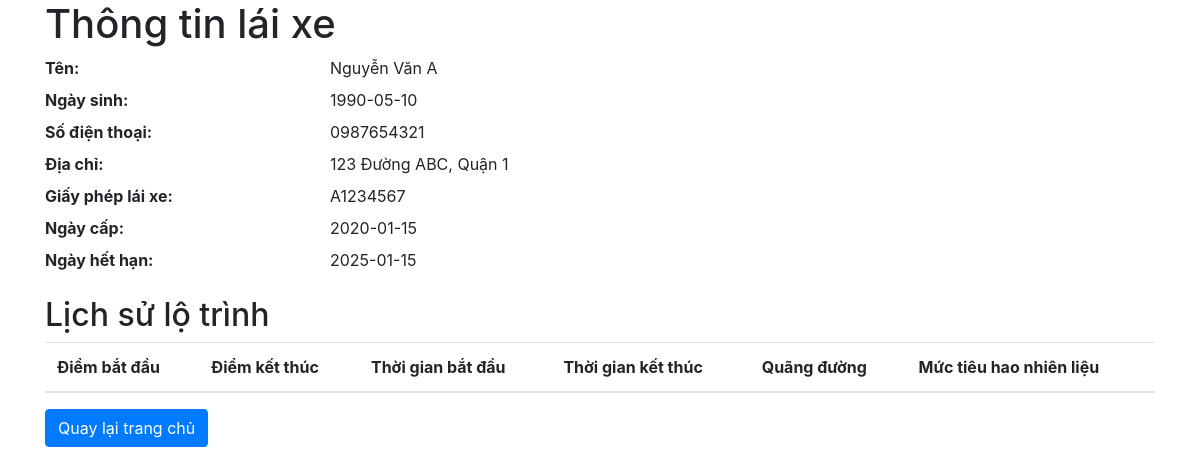
Page /driver/4 on the committed database.
### tables this page shows
CREATE TABLE drivers (
    id INTEGER PRIMARY KEY AUTOINCREMENT,
    name TEXT NOT NULL,
    birthdate DATE,
    phone TEXT,
    address TEXT,
    license_number TEXT,
    license_issued_date DATE,
    license_expiry_date DATE
);

### app.py (the view)
@app.route('/driver/<int:driver_id>')
def driver_detail(driver_id):
    conn = get_db_connection()
    driver = conn.execute('SELECT * FROM drivers WHERE id =?', (driver_id,)).fetchone()
    routes = conn.execute('SELECT * FROM routes WHERE driver_id =?', (driver_id,)).fetchall()
    conn.close()
    return render_template('driver_detail.html', driver=driver, routes=routes)

### app.py (called while the page is built)
def get_db_connection():
    conn = sqlite3.connect('database.db')
    conn.row_factory = sqlite3.Row
    return conn

### templates/driver_detail.html (shortened to what this page needs)
<!DOCTYPE html>
<html>
<head>
    <link rel="stylesheet" href="https://stackpath.bootstrapcdn.com/bootstrap/4.5.2/css/bootstrap.min.css">
</head>
<body>
    <div class="container">
        <h1>Thông tin lái xe</h1>
        <dl class="row">
            <dt class="col-sm-3">Tên:</dt>
            <dd class="col-sm-9">{{ driver['name'] }}</dd>
            <dt class="col-sm-3">Ngày sinh:</dt>
            <dd class="col-sm-9">{{ driver['birthdate'] }}</dd>
            <dt class="col-sm-3">Số điện thoại:</dt>
            <dd class="col-sm-9">{{ driver['phone'] }}</dd>
            <dt class="col-sm-3">Địa chỉ:</dt>
            <dd class="col-sm-9">{{ driver['address'] }}</dd>
            <dt class="col-sm-3">Giấy phép lái xe:</dt>
            <dd class="col-sm-9">{{ driver['license_number'] }}</dd>
            <dt class="col-sm-3">Ngày cấp:</dt>
            <dd class="col-sm-9">{{ driver['license_issued_date'] }}</dd>
            <dt class="col-sm-3">Ngày hết hạn:</dt>
            <dd class="col-sm-9">{{ driver['license_expiry_date'] }}</dd>
        </dl>
        <h2>Lịch sử lộ trình</h2>
        <table class="table table-striped">
            <thead>
                <tr>
                    <th>Điểm bắt đầu</th>
                    <th>Điểm kết thúc</th>
                    <th>Thời gian bắt đầu</th>
                    <th>Thời gian kết thúc</th>
                    <th>Quãng đường</th>
                    <th>Mức tiêu hao nhiên liệu</th>
                </tr>
            </thead>
        </table>
        <a href="{{ url_for('index') }}" class="btn btn-primary">Quay lại trang chủ</a>
    </div>
</body>
</html>

### rows in the picture
drivers: name "Nguyễn Văn A", birthdate "1990-05-10", phone "0987654321", address "123 Đường ABC, Quận 1", license_number "A1234567", license_issued_date "2020-01-15", license_expiry_date "2025-01-15"
